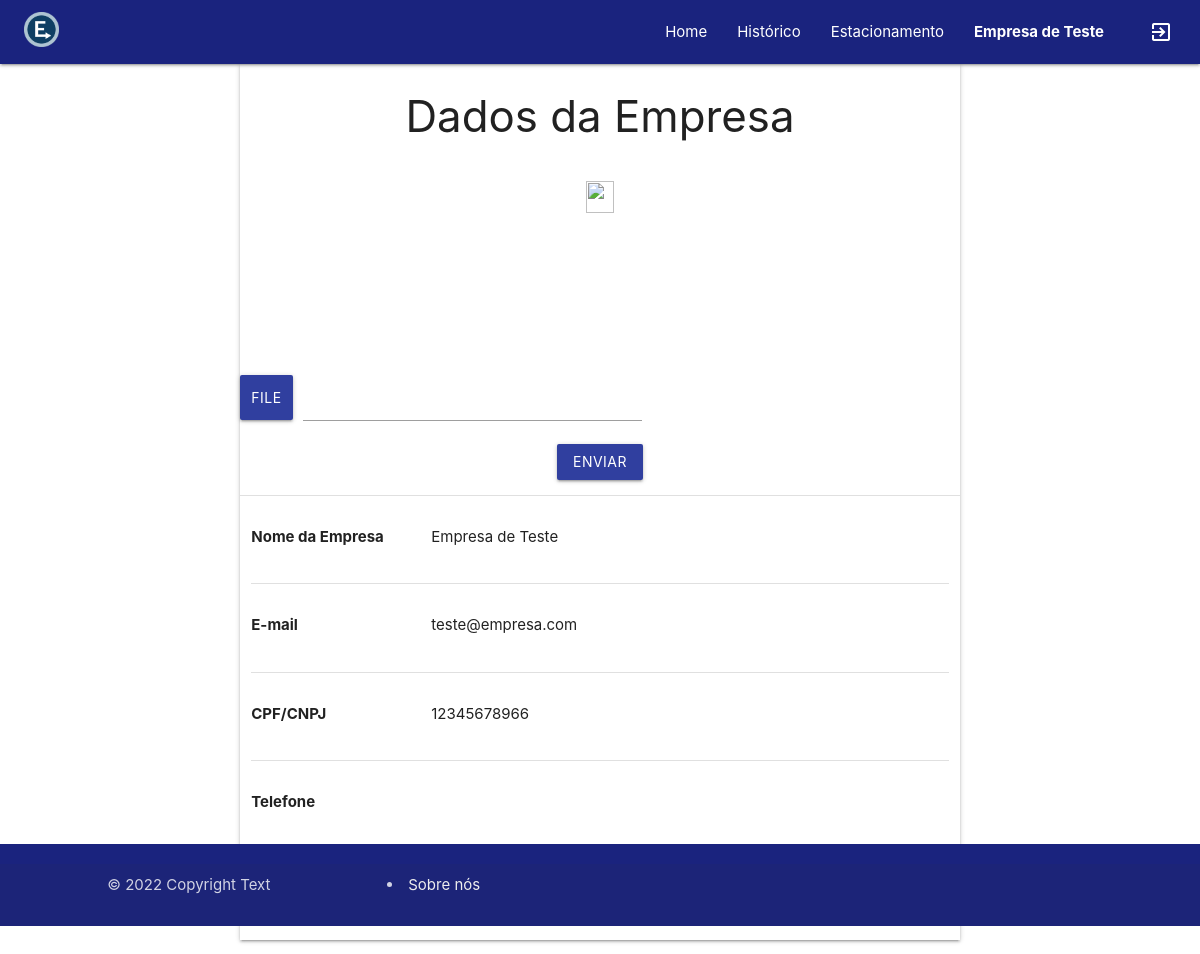
The app's page /empresa.php (signed in) with its own data.
### tables this page shows
CREATE TABLE IF NOT EXISTS empresa (
  idEmpresa INT NOT NULL,
  nomEmpresa VARCHAR(45) NOT NULL,
  dscCpfCnpj VARCHAR(45) NULL,
  email VARCHAR(45) NULL,
  telefone VARCHAR(25) NULL,
  senha VARCHAR(255) NOT NULL,
  PRIMARY KEY (idEmpresa));

### php_actions/sessaoLog.php (called while the page is built, shortened)
<?php
include_once 'php_actions/conexao.php';
$id = $_SESSION['id_usuario'];
$sql = "SELECT * FROM empresa WHERE idEmpresa = '$id'";
$resultado = mysqli_query($conn, $sql);
$dados = mysqli_fetch_array($resultado);
?>

### empresa.php (the view, shortened to what this page needs)
<?php
require_once 'php_actions/sessaoLog.php';
include_once 'includes/headerLog.php';
?>
<!DOCTYPE html>
<html>
<head>
    <link rel="stylesheet" href="https://cdnjs.cloudflare.com/ajax/libs/materialize/1.0.0/css/materialize.min.css">
    <link type="text/css" rel="stylesheet" href="css/materialize.min.css" media="screen,projection" />
</head>
<body>
    <div class="container" style="margin: auto; width: 60%;">
        <div class="row">
            <div class="col center-align">
                <div class="row s12 m6 center-align">
                    <div class="col s12 z-depth-1">
                        <h3 class="center">Dados da Empresa</h3>
                        <br>
                        <img class="center-align" style="width: 20%; height:20%;" src="imagem/<?= $arquivo ?>" />
                        <form action="empresa.php" method="POST" enctype="multipart/form-data"><br>
                            <div class="row file-field input-field">
                                <div class="col s6 btn indigo darken-2" style="width: auto;">
                                    <span>File</span>
                                </div>
                                <div class="col s6 file-path-wrapper">
                                    <input class="file-path validate" type="text">
                                </div>
                            </div>
                            <button type="submit" name="enviarImg" class="waves-effect waves-light btn indigo darken-2">Enviar</button>
                        </form>
                        <div class="row center">
                            <div class="col s12 left-align">
                                <div class="row">
                                    <div class="divider"></div>
                                    <div class="col s12">
                                        <div class="row">
                                            <div class="section">
                                                <div class="col s4">
                                                    <p style="font-weight: bold;">Nome da Empresa</p>
                                                </div>
                                                <div class="col s8 pull-s1 ">
                                                    <p><?php echo $dados['nomEmpresa']; ?></p>
                                                </div>
                                            </div>
                                        </div>
                                    </div>
                                    <div class="col s12">
                                        <div class="divider"></div>
                                        <div class="row">
                                            <div class="section">
                                                <div class="col s4">
                                                    <p style="font-weight: bold;">E-mail</p>
                                                </div>
                                                <div class="col s8 pull-s1 ">
                                                    <p><?php echo $dados['email']; ?></p>
                                                </div>
                                            </div>
                                        </div>
                                    </div>
                                    <div class="col s12">
                                        <div class="divider"></div>
                                        <div class="row">
                                            <div class="section">
                                                <div class="col s4">
                                                    <p style="font-weight: bold;">CPF/CNPJ</p>
                                                </div>
                                                <div class="col s8 pull-s1 ">
                                                    <p><?php echo $dados['dscCpfCnpj']; ?></p>
                                                </div>
                                            </div>
                                        </div>
                                    </div>
                                    <div class="col s12">
                                        <div class="divider"></div>
                                        <div class="row">
                                            <div class="section">
                                                <div class="col s4">
                                                    <p style="font-weight: bold;">Telefone</p>
                                                </div>
                                                <div class="col s8 pull-s1 ">
                                                </div>
                                            </div>
                                        </div>
                                        <div class="col s12">
                                            <div class="row">
                                                <div class="section">
                                                    <div class="col s6">
                                                    </div>
                                                </div>
                                            </div>
                                        </div>
                                    </div>
                                </div>
                            </div>
                        </div>
                    </div>
                </div>
            </div>
        </div>
    </div>
    <?php
        include_once 'includes/footer.php';?>
</body>
</html>

### includes/headerLog.php (shortened to what this page needs)
<?php
require_once 'php_actions/sessaoLog.php';
?>
<div class="navbar">
    <nav>
        <div class="nav-wrapper indigo darken-4">
            <a href="home.php" class="brand-logo" style="margin-left:2%; margin-top: 1%;"><img src="imagem/logo_estacioney50px.png" alt="" width="35" height="35"></a>
            <ul id="navbar-items" class="right hide-on-med-and-down" style="padding-right: 1%;">
                <li><a href="home.php">Home</a></li>
                <li><a href="historico.php">Histórico</a></li>
                <li><a href="estacionamento.php">Estacionamento</a></li>
                <li><b><a href="empresa.php"><?php echo $dados['nomEmpresa'] ?></a></b></li>
                <li><a href="php_actions/deslogar.php"><i class="material-icons right">exit_to_app</i></a></li>
            </ul>
        </div>
    </nav>
</div>

### includes/footer.php (style rules this page uses)
body { display: flex; min-height: 100vh; flex-direction: column; }

### records on screen
empresa: nomEmpresa "Empresa de Teste", email "teste@empresa.com", dscCpfCnpj "12345678966"
